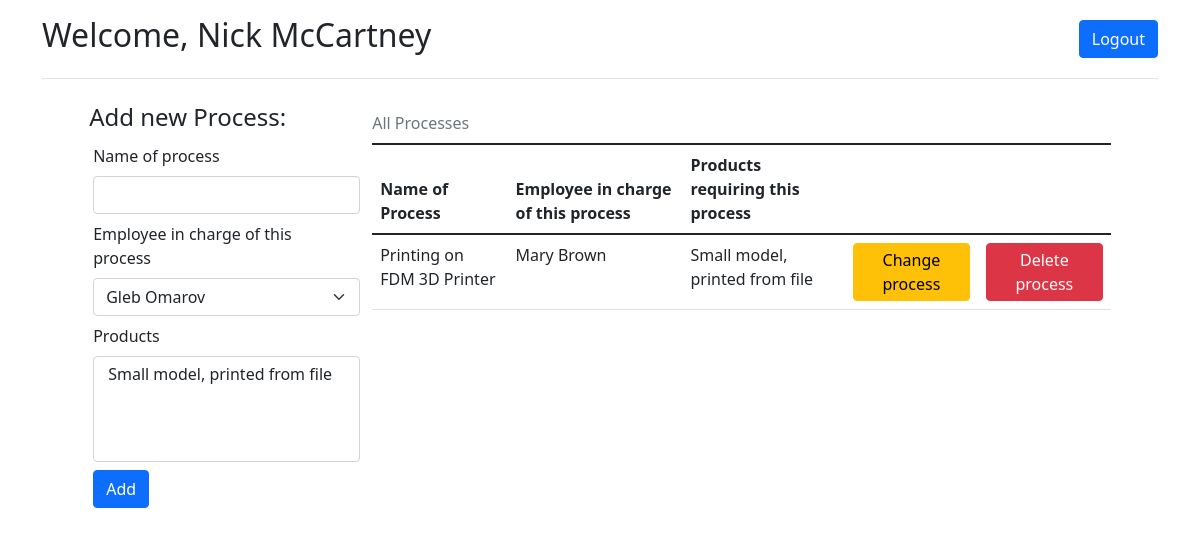
Before: /add_process (signed in) with the older database file.
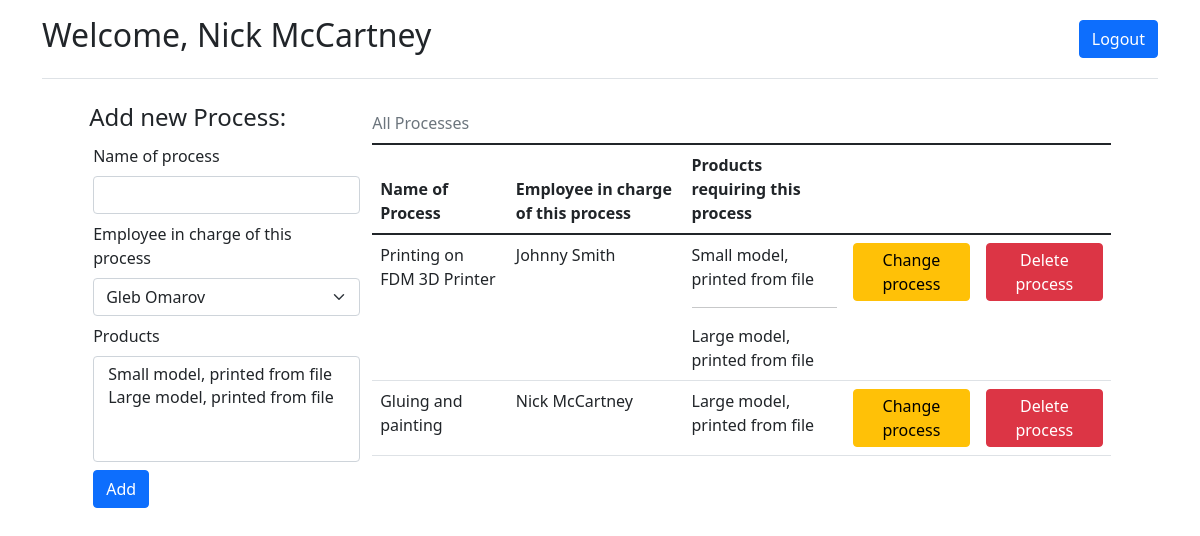
After: the same page with the newer database file.
### app/models.py (models this page shows)
class Employee(db.Model, UserMixin):
    id = db.Column(db.Integer, primary_key=True, nullable=False, autoincrement=True)
    first_name = db.Column("First name", db.String)
    last_name = db.Column("Last name", db.String)
    user_name = db.Column("Username", db.String, unique=True)
    password = db.Column("Password", db.String)
    admin = db.Column("Administrator", db.Boolean, default=False)
    processes = db.relationship('Process', backref='employee', lazy='dynamic')

class Process(db.Model):
    process_id = db.Column(db.Integer, primary_key=True, nullable=False, autoincrement=True)
    name = db.Column("Name", db.String)
    responsible_employee = db.Column(db.Integer, db.ForeignKey('employee.id'))
    products = db.relationship("Product", secondary=product_processes, back_populates="processes")
    processes_in_order = db.relationship('ProcessInOrder', backref='Process', lazy='dynamic')

class Product(db.Model):
    product_id = db.Column(db.Integer, primary_key=True, nullable=False, autoincrement=True)
    name = db.Column("Name", db.String)
    processes = db.relationship("Process", secondary=product_processes, back_populates="products")
    orders = db.relationship("Order", secondary=orders_products, back_populates="products")

### app/routes.py (the view, shortened to what this page needs)
@process_app.route('/add_process', methods=['get', 'post'])
@login_required
def add_process():
    table = models.Process.query.all()
    form = AddProcess()
    form.employee.choices = [
        (employee.id, f"{employee.first_name} {employee.last_name}") for employee in models.Employee.query.all()
    ]
    form.products.choices = [
        (product.product_id, product.name) for product in models.Product.query.all()
    ]
    return render_template('add_process.html', form=form, table=table)

### app/forms.py
class AddProcess(FlaskForm):
    name = StringField("Name of process", validators=[InputRequired()])
    employee = SelectField("Employee in charge of this process")
    products = SelectMultipleField("Products")
    submit = SubmitField()

### app/__init__.py (called while the page is built)
@login_manager.user_loader
def load_user(user_id):
    return Employee.query.get(int(user_id))

### app/templates/add_process.html (shortened to what this page needs)
{% extends "base.html" %}
{% block content %}
<div class="container">
    <div class="row g-3 justify-content-md-center">
        <form action="" method="post" class="col-3">
            <h4>Add new Process:</h4>
            {{ form.name.label(class="form-label m-1") }}
            {{ form.name(class="form-control m-1") }}
            {{ form.employee.label(class="form-label m-1") }}
            {{ form.employee(class="form-select m-1") }}
            {{ form.products.label(class="form-label m-1") }}
            {{ form.products(class="form-select m-1", size=4, multiple=True) }}
            {{ form.submit(class="btn btn-primary m-1", value="Add") }}
        </form>
        <div class="col-8">
            <table class="table table-hover">
                <caption class="caption-top">All Processes</caption>
                <thead>
                <tr>
                    <th scope="col">Name of Process</th>
                    <th scope="col">Employee in charge of this process</th>
                    <th scope="col">Products requiring this process</th>
                    <th scope="col" style="width:18%;"></th>
                    <th scope="col" style="width:18%;"></th>
                </tr>
                </thead>
                <tbody>
                {% for process in table %}
                <tr>
                    <td>{{ process.name }}</td>
                    <td>
                        {{ process.employee.first_name }} {{ process.employee.last_name }}
                    </td>
                    <td>
                        {% for product in process.products %}
                        {{ product.name }}
                        {% if loop.index < process.products|length %}
                        <br><hr>
                        {% endif %}
                                                {% endfor %}
                    </td>
                    <td>
                        <a href="{{ url_for('remove_process', process_id=process.process_id) }}" class="btn btn-warning p-1">Change
                            process</a>
                    </td>
                    <td>
                        <a href="{{ url_for('remove_process', process_id=process.process_id) }}" class="btn btn-danger p-1">Delete
                            process</a>
                    </td>
                </tr>
                {% endfor %}
                </tbody>
            </table>
        </div>
    </div>
</div>
{% endblock %}

### app/templates/base.html (shortened to what this page needs)
<!DOCTYPE html>
<html lang="en">
<head>
    <link href="https://cdn.jsdelivr.net/npm/bootstrap@5.1.3/dist/css/bootstrap.min.css" rel="stylesheet"
>
</head>
<body>
{% include "navbar.html" %}
{% block content %}
{% endblock %}
</body>
</html>

### app/templates/navbar.html (shortened to what this page needs)
<div class="container">
    <header class="d-flex flex-wrap align-items-center justify-content-center justify-content-md-between py-3 mb-4 border-bottom">
    {% if current_user.is_authenticated %}
    <h2>Welcome, {{ current_user.first_name}} {{ current_user.last_name}}</h2>
    {% endif %}
    <div class="col-md-3 text-end">
        {% if current_user.is_authenticated %}
        <a href="{{ url_for('logout') }}" class="btn btn-primary">Logout</a>
        {% else %}
        <a href="{{ url_for('login') }}" class="btn btn-outline-primary me-2">Login</a>
        {% endif %}
    </div>
</header>
</div>

Changed rows visible on the page:
changed Process "Printing on FDM 3D Printer": employee.first_name "Mary" → "Johnny"; employee.last_name "Brown" → "Smith"
added Product: name "Large model, printed from file"
added Process: name "Gluing and painting", employee.first_name "Nick", employee.last_name "McCartney"
Other visible differences:
form field products: "Small model, printed from file" → "Small model, printed from file / Large model, printed from file"
